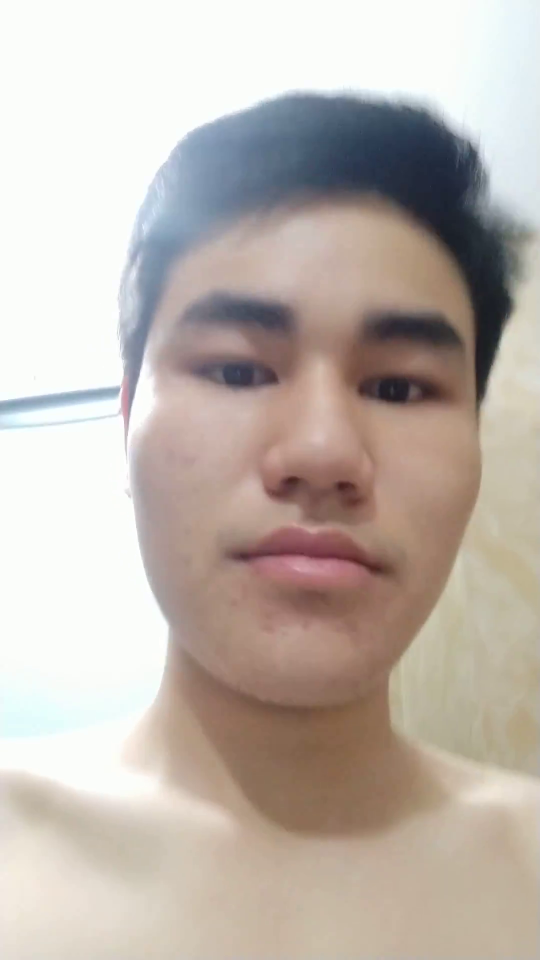
#> input picture frame 15 of test.mp4, 1080 x 1920 px (shown at 1/2 size)
$ python 36_eyeDetection.py
#> lines starting #> are read from the running program, lines starting #| are printed output that depends on the picture; after the words box and inside, x2 and y2 are one past the last pixel; in counts of white or black regions, pixels touching at a corner belong together
#simple  eye Detection using Haar Cascade Classifiers
import cv2

#define the classifier
face_cascade = cv2.CascadeClassifier('haarcascade_frontalface_default.xml')
eye_cascade = cv2.CascadeClassifier('haarcascade_eye_tree_eyeglasses.xml')

#-----------------------------------
#IN VIDEO
cap = cv2.VideoCapture('test.mp4')

while cap.isOpened():
    _, img = cap.read()
#> img is the input picture: shape (1920, 1080, 3); mean B, G, R 173.8, 181.6, 191.6

        #convert to grayscale image
    gray = cv2.cvtColor(img, cv2.COLOR_BGR2GRAY)
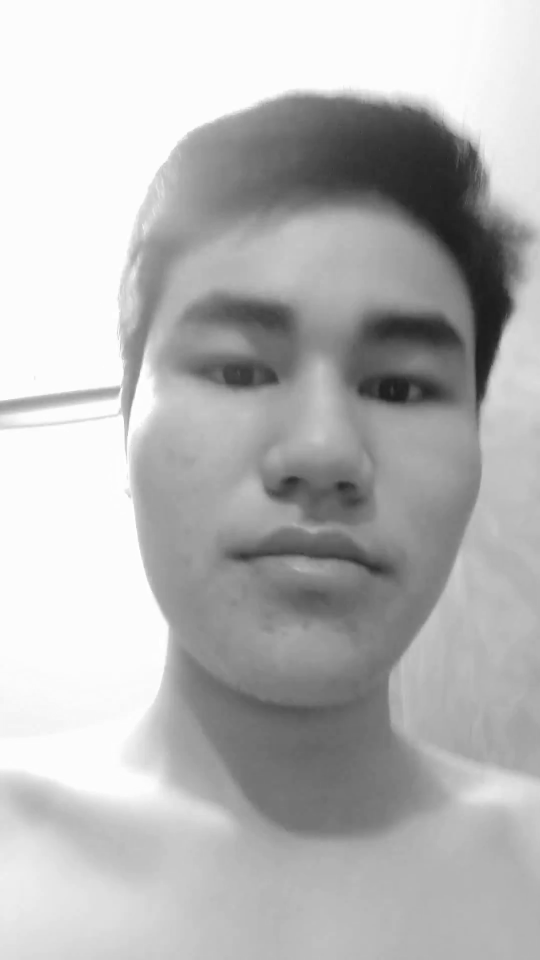
#> gray: shape (1920, 1080) (shown at 1/2 size); min 26, max 255, mean 183.7

    #the function to detect the face
    # param 1: image: an grayscale image where objects are detected
    # param 2: scaleFactor: how much the image size is reduced at each image scale
    # param 3: minNeighbors: how many neighbors each candidate rectangle should have to retain it
    faces = face_cascade.detectMultiScale(gray, 1.1, 4)
#> faces = [[194, 395, 849, 849]]

    for (x, y, w, h) in faces:
        cv2.rectangle(img, (x,y), (x+w, y+h), (255,0,0), 3)
        roi_gray = gray[y:y+h, x:x+w]
        roi_color = img[y:y+h, x:x+w]
        eyes = eye_cascade.detectMultiScale(roi_gray)
        for (ex, ey, ew, eh) in eyes:
            cv2.rectangle(roi_color, (ex,ey), (ex+ew, ey+eh), (0,255,0),5)
#> this loop made 1 pass
#> pass 1, `roi_gray = gray[y:y+h, x:x+w]`:
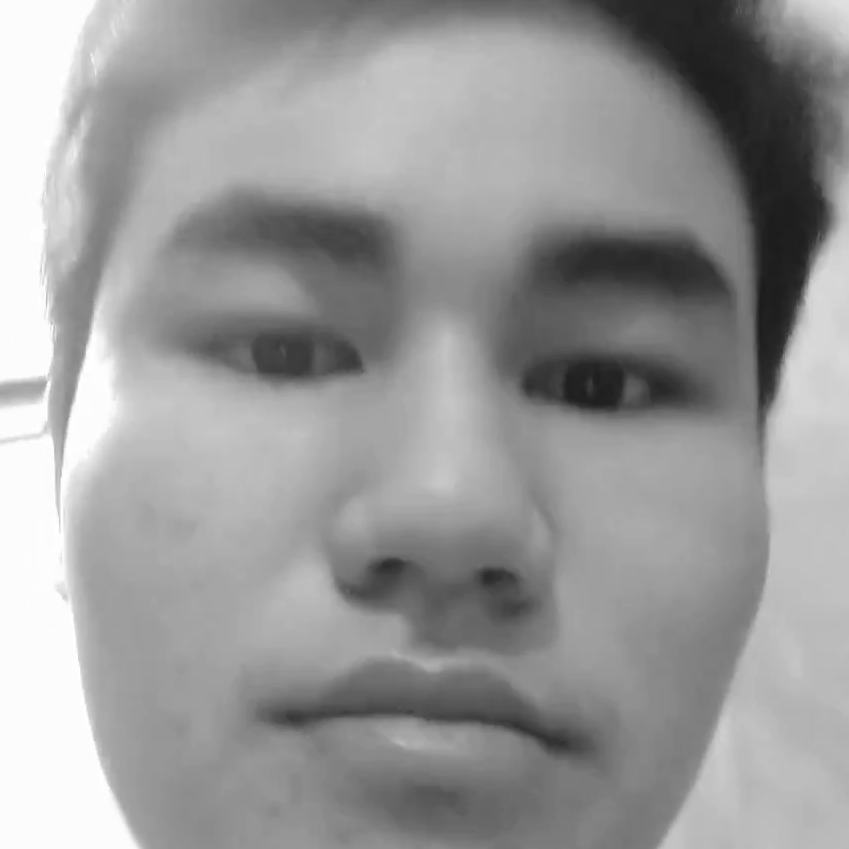
#> roi_gray: shape (849, 849); min 26, max 255, mean 152.9
#> pass 1, `roi_color = img[y:y+h, x:x+w]`:
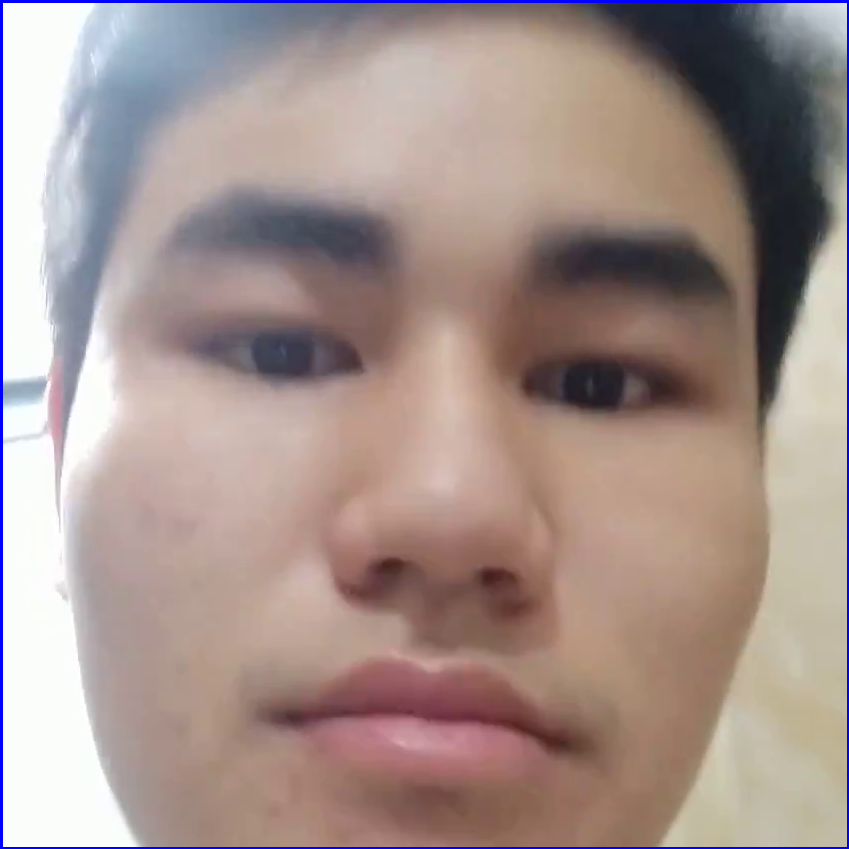
#> roi_color: shape (849, 849, 3); mean B, G, R 141.8, 146, 164.5
#> after the loop:
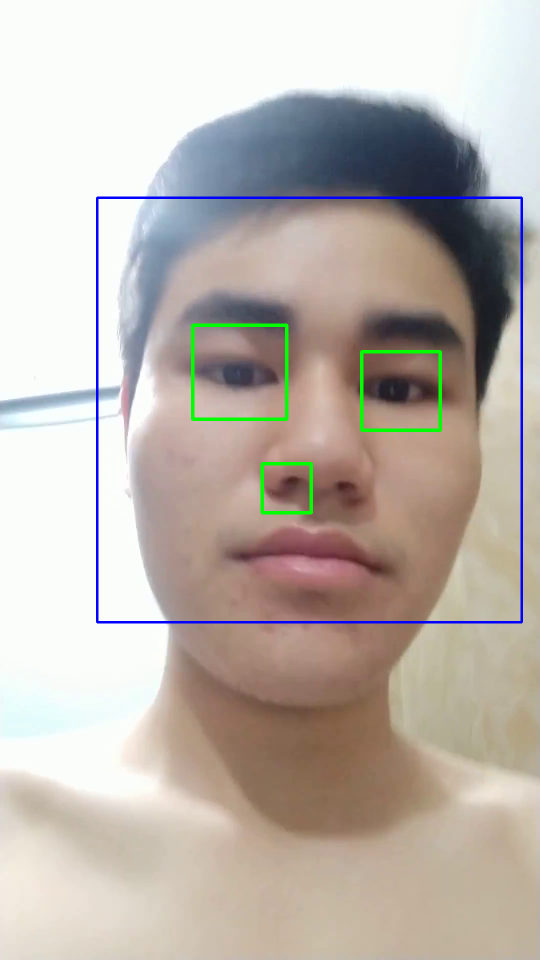
#> img: shape (1920, 1080, 3) (shown at 1/2 size); 1.41% of pixels changed, all inside (x1, y1, x2, y2) = (192, 393, 1046, 1247)
#> after the loop:
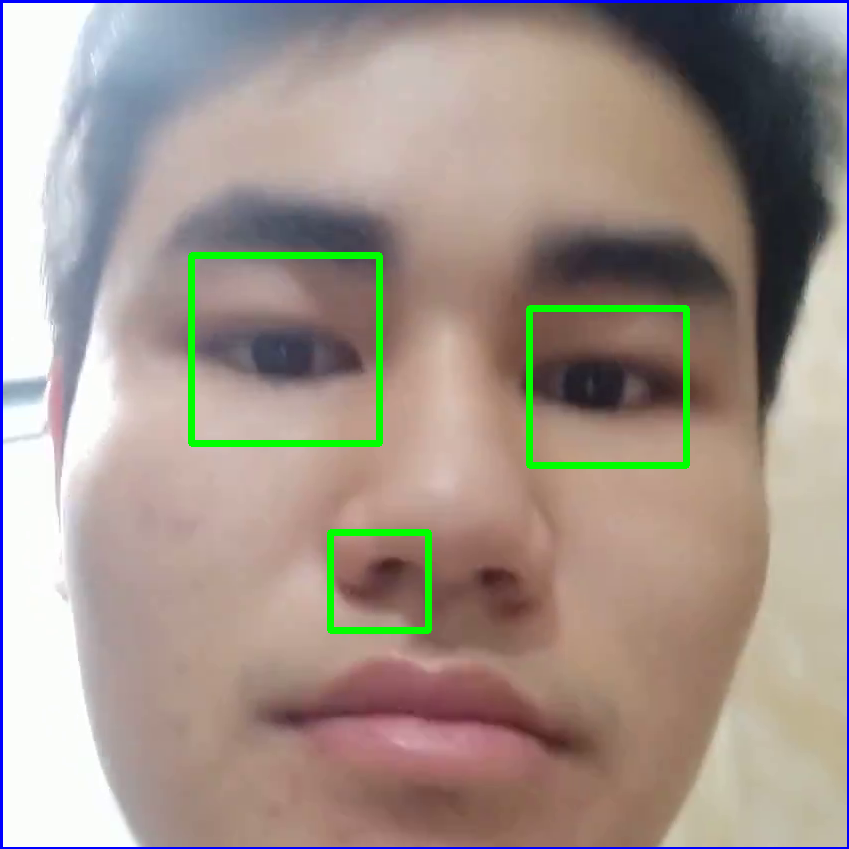
#> roi_color: shape (849, 849, 3); 1.71% of pixels changed, all inside (x1, y1, x2, y2) = (188, 252, 690, 634)


    #Display the output image
    cv2.imshow('image', img)
    if cv2.waitKey(1) & 0xFF == ord('q'):
#> (key q is pressed here)
        break

cap.release()

$ run again, starting later in the video
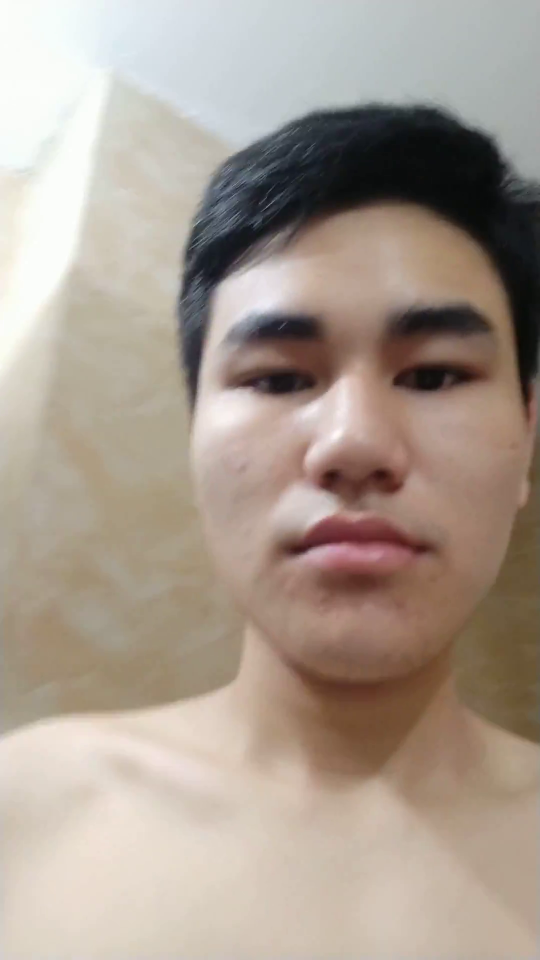
#> input picture frame 68 of test.mp4, 1080 x 1920 px (shown at 1/2 size)
#> img is the input picture: shape (1920, 1080, 3); mean B, G, R 144.7, 156.4, 169.6
#> `gray = cv2.cvtColor(img, cv2.COLOR_BGR2GRAY)`:
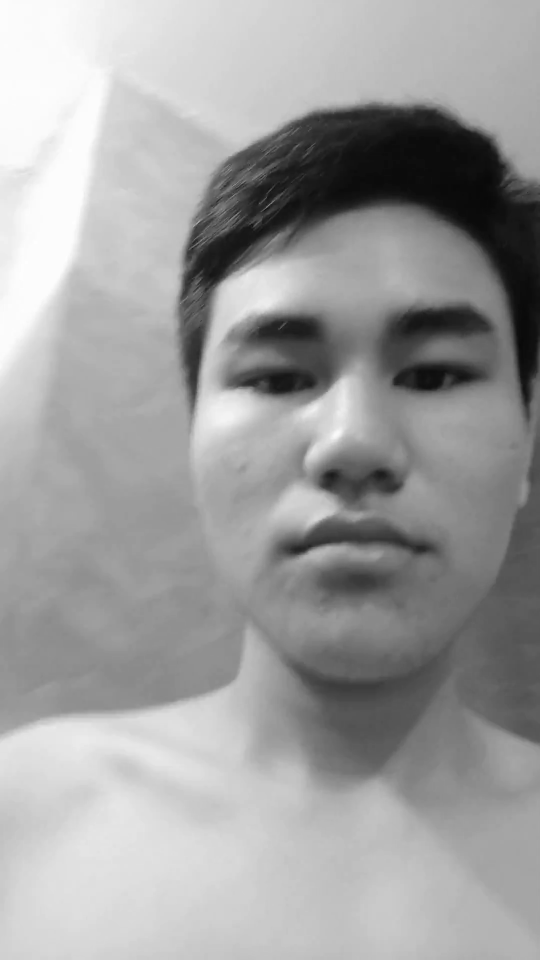
#> gray: shape (1920, 1080) (shown at 1/2 size); min 3, max 254, mean 159
#> faces = [[312, 427, 754, 754]]
#> the loop `for (x, y, w, h) in faces:` made 1 pass
#> after the loop `for (x, y, w, h) in faces:`:
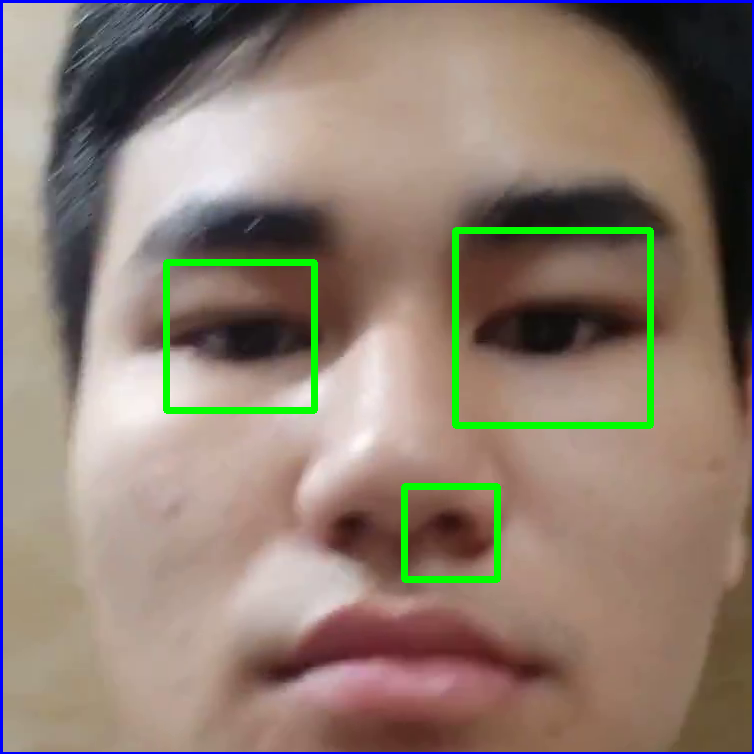
#> roi_color: shape (754, 754, 3); mean B, G, R 112.7, 125.1, 141.1

$ run again, starting later in the video
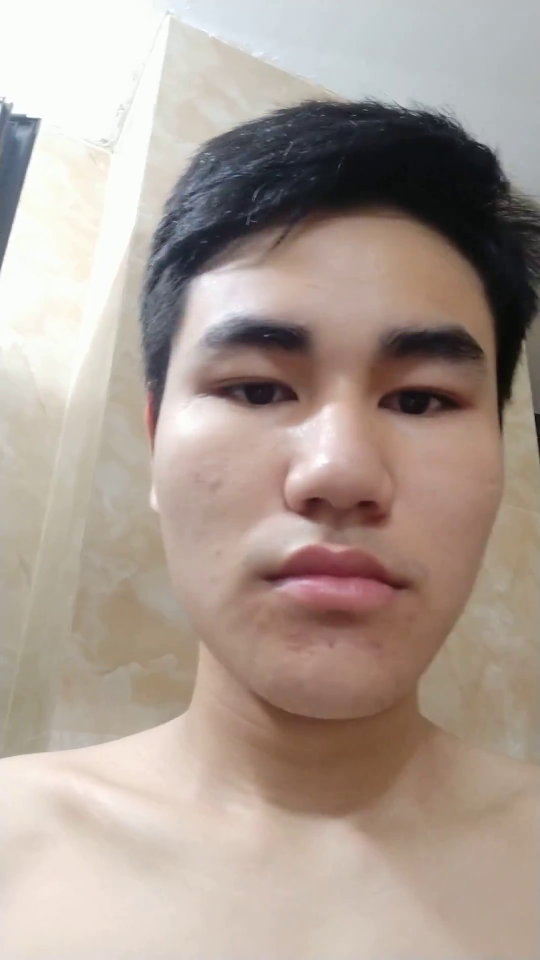
#> input picture frame 122 of test.mp4, 1080 x 1920 px (shown at 1/2 size)
#> img is the input picture: shape (1920, 1080, 3); mean B, G, R 148.5, 157.9, 172.4
#> `gray = cv2.cvtColor(img, cv2.COLOR_BGR2GRAY)`:
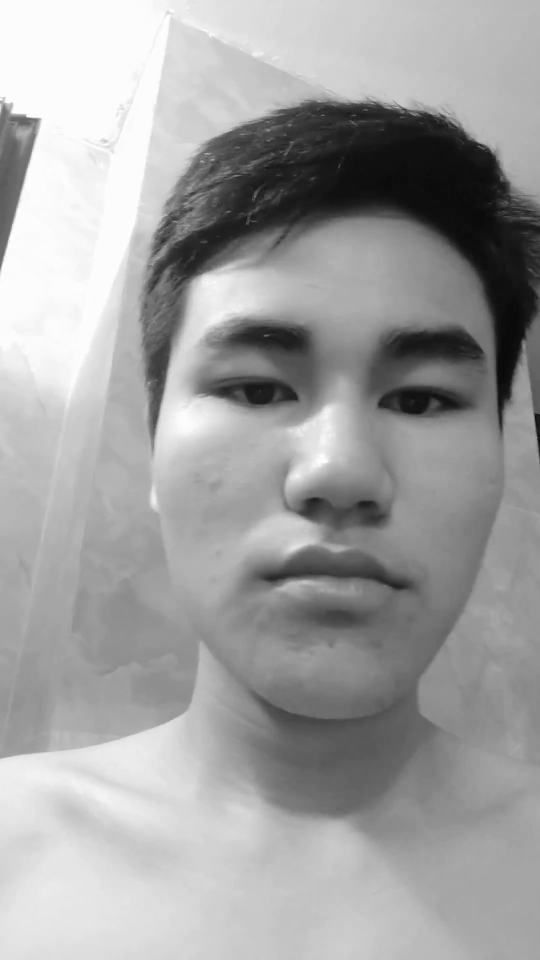
#> gray: shape (1920, 1080) (shown at 1/2 size); min 4, max 255, mean 161.1
#> faces = [[235, 446, 829, 829]]
#> the loop `for (x, y, w, h) in faces:` made 1 pass
#> after the loop `for (x, y, w, h) in faces:`:
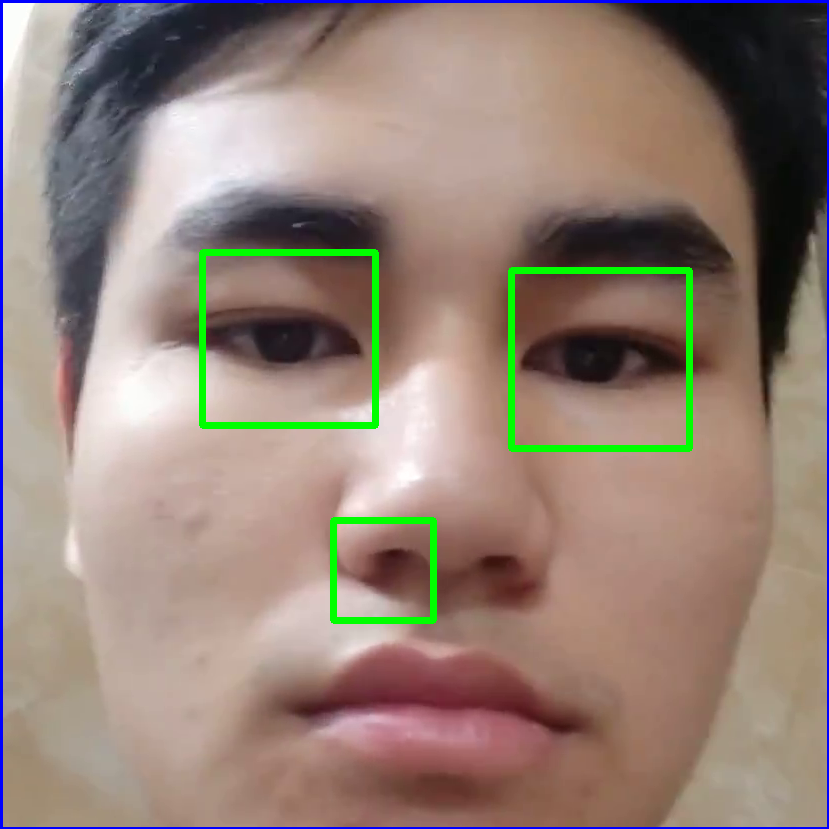
#> roi_color: shape (829, 829, 3); mean B, G, R 119.5, 130.3, 148.7
